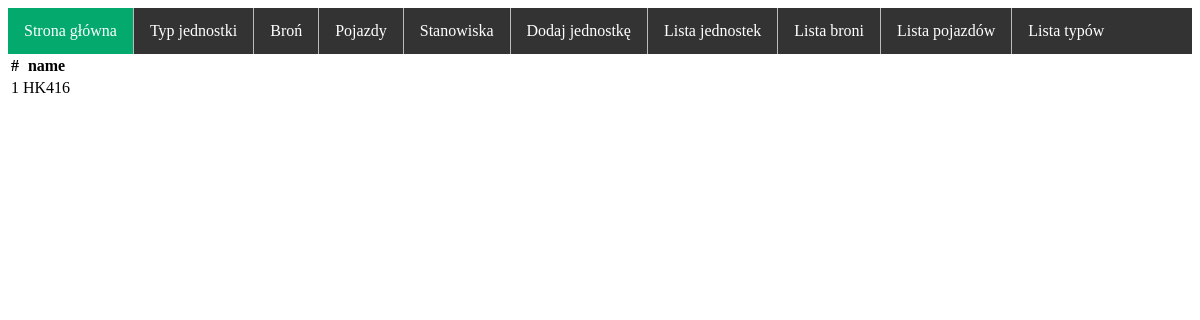
Page /show_weapon/ on the earlier database version.
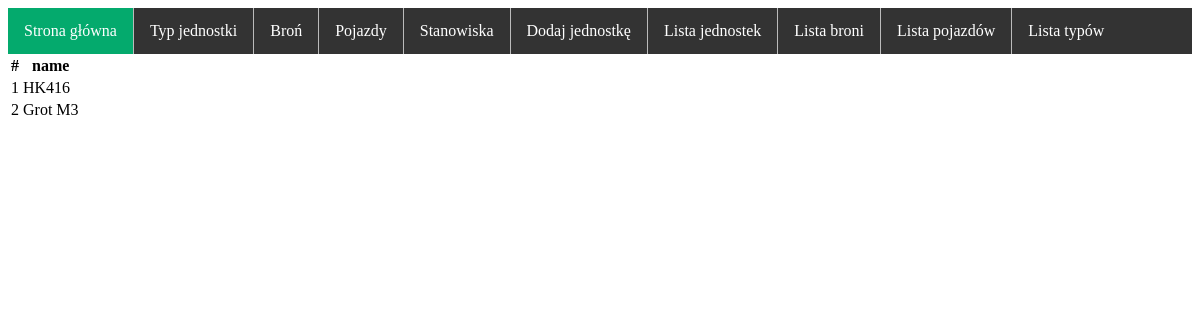
Same page on the later database version.
### military/models.py (models this page shows, shortened)
class Weapon(models.Model):
    name=models.CharField(max_length=125)

### military/views.py (the view)
# urls.py: path('show_weapon/', views.ShowWeaponView.as_view()),
class ShowWeaponView(View):
    def get(self,request):
        weapons=Weapon.objects.all()
        return render(request, 'weapons_list.html', {'weapons':weapons})

### templates/weapons_list.html (shortened to what this page needs)
{% extends 'base.html' %}
{% block content %}
    <table class="table">
        <tr>
            <th>#</th>
            <th>name</th>
            <th></th>
        </tr>
        {% for weapon in weapons %}
            <tr class="{% cycle 'table-light' 'table-secondary'%}">
                <td>{{ forloop.counter }}</td>
                <td>{{ weapon.name }}</td>
            </tr>
        {% endfor %}
    </table>
{% endblock %}

Differences in the rows shown:
added Weapon: name "Grot M3"
